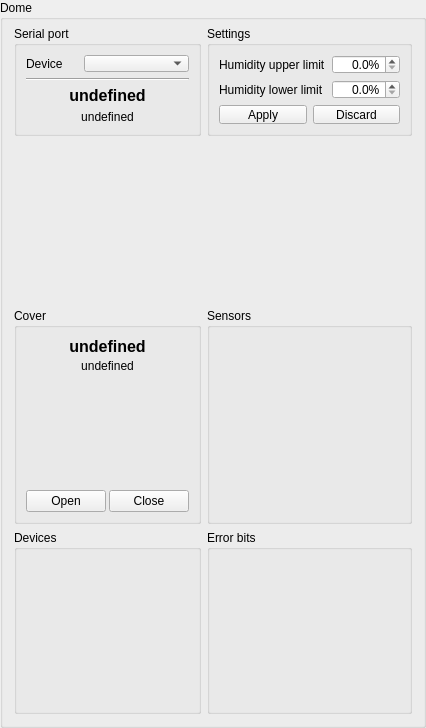
<?xml version="1.0" encoding="UTF-8"?>
<ui version="4.0">
 <class>QDome</class>
 <widget class="QGroupBox" name="QDome">
  <property name="geometry">
   <rect>
    <x>0</x>
    <y>0</y>
    <width>383</width>
    <height>712</height>
   </rect>
  </property>
  <property name="windowTitle">
   <string>Dome</string>
  </property>
  <property name="title">
   <string>Dome</string>
  </property>
  <layout class="QGridLayout" name="gridLayout_2">
   <property name="topMargin">
    <number>0</number>
   </property>
   <item row="7" column="0">
    <widget class="QGroupBox" name="gb_devices">
     <property name="minimumSize">
      <size>
       <width>0</width>
       <height>184</height>
      </size>
     </property>
     <property name="title">
      <string>Devices</string>
     </property>
     <layout class="QVBoxLayout" name="verticalLayout_3">
      <property name="spacing">
       <number>3</number>
      </property>
      <item>
       <widget class="QControlLine" name="cl_lens_heating" native="true">
        <property name="minimumSize">
         <size>
          <width>0</width>
          <height>20</height>
         </size>
        </property>
       </widget>
      </item>
      <item>
       <widget class="QControlLine" name="cl_camera_heating" native="true">
        <property name="minimumSize">
         <size>
          <width>0</width>
          <height>20</height>
         </size>
        </property>
       </widget>
      </item>
      <item>
       <widget class="QControlLine" name="cl_fan" native="true">
        <property name="minimumSize">
         <size>
          <width>0</width>
          <height>20</height>
         </size>
        </property>
       </widget>
      </item>
      <item>
       <widget class="QControlLine" name="cl_ii" native="true">
        <property name="minimumSize">
         <size>
          <width>0</width>
          <height>20</height>
         </size>
        </property>
       </widget>
      </item>
     </layout>
    </widget>
   </item>
   <item row="4" column="0" colspan="2">
    <widget class="QDomeWidget" name="picture" native="true">
     <property name="sizePolicy">
      <sizepolicy hsizetype="Preferred" vsizetype="Expanding">
       <horstretch>0</horstretch>
       <verstretch>100</verstretch>
      </sizepolicy>
     </property>
     <property name="minimumSize">
      <size>
       <width>0</width>
       <height>160</height>
      </size>
     </property>
     <property name="maximumSize">
      <size>
       <width>16777215</width>
       <height>200</height>
      </size>
     </property>
    </widget>
   </item>
   <item row="7" column="1">
    <widget class="QGroupBox" name="gb_errors">
     <property name="minimumSize">
      <size>
       <width>0</width>
       <height>184</height>
      </size>
     </property>
     <property name="title">
      <string>Error bits</string>
     </property>
     <layout class="QVBoxLayout" name="verticalLayout_2">
      <property name="spacing">
       <number>3</number>
      </property>
      <item>
       <widget class="QBooleanLine" name="bl_error_t_lens" native="true">
        <property name="minimumSize">
         <size>
          <width>0</width>
          <height>16</height>
         </size>
        </property>
        <property name="maximumSize">
         <size>
          <width>16777215</width>
          <height>16</height>
         </size>
        </property>
       </widget>
      </item>
      <item>
       <widget class="QBooleanLine" name="bl_error_t_SHT31" native="true">
        <property name="minimumSize">
         <size>
          <width>0</width>
          <height>16</height>
         </size>
        </property>
        <property name="maximumSize">
         <size>
          <width>16777215</width>
          <height>16</height>
         </size>
        </property>
       </widget>
      </item>
      <item>
       <widget class="QBooleanLine" name="bl_error_light" native="true">
        <property name="minimumSize">
         <size>
          <width>0</width>
          <height>16</height>
         </size>
        </property>
        <property name="maximumSize">
         <size>
          <width>16777215</width>
          <height>16</height>
         </size>
        </property>
       </widget>
      </item>
      <item>
       <widget class="QBooleanLine" name="bl_error_watchdog" native="true">
        <property name="minimumSize">
         <size>
          <width>0</width>
          <height>16</height>
         </size>
        </property>
        <property name="maximumSize">
         <size>
          <width>16777215</width>
          <height>16</height>
         </size>
        </property>
       </widget>
      </item>
      <item>
       <widget class="QBooleanLine" name="bl_error_brownout" native="true">
        <property name="minimumSize">
         <size>
          <width>0</width>
          <height>16</height>
         </size>
        </property>
        <property name="maximumSize">
         <size>
          <width>16777215</width>
          <height>16</height>
         </size>
        </property>
       </widget>
      </item>
      <item>
       <widget class="QBooleanLine" name="bl_error_master" native="true">
        <property name="minimumSize">
         <size>
          <width>0</width>
          <height>16</height>
         </size>
        </property>
        <property name="maximumSize">
         <size>
          <width>16777215</width>
          <height>16</height>
         </size>
        </property>
       </widget>
      </item>
      <item>
       <widget class="QBooleanLine" name="bl_error_t_CPU" native="true">
        <property name="minimumSize">
         <size>
          <width>0</width>
          <height>16</height>
         </size>
        </property>
        <property name="maximumSize">
         <size>
          <width>16777215</width>
          <height>16</height>
         </size>
        </property>
       </widget>
      </item>
      <item>
       <widget class="QBooleanLine" name="bl_error_rain" native="true">
        <property name="minimumSize">
         <size>
          <width>0</width>
          <height>16</height>
         </size>
        </property>
        <property name="maximumSize">
         <size>
          <width>16777215</width>
          <height>16</height>
         </size>
        </property>
       </widget>
      </item>
     </layout>
    </widget>
   </item>
   <item row="6" column="0">
    <widget class="QGroupBox" name="gb_cover">
     <property name="sizePolicy">
      <sizepolicy hsizetype="Preferred" vsizetype="Preferred">
       <horstretch>0</horstretch>
       <verstretch>0</verstretch>
      </sizepolicy>
     </property>
     <property name="title">
      <string>Cover</string>
     </property>
     <layout class="QVBoxLayout" name="verticalLayout_5">
      <property name="spacing">
       <number>3</number>
      </property>
      <property name="sizeConstraint">
       <enum>QLayout::SetMaximumSize</enum>
      </property>
      <item>
       <widget class="QLabel" name="lb_cover_state">
        <property name="font">
         <font>
          <pointsize>12</pointsize>
          <weight>75</weight>
          <italic>false</italic>
          <bold>true</bold>
          <kerning>true</kerning>
         </font>
        </property>
        <property name="text">
         <string>undefined</string>
        </property>
        <property name="alignment">
         <set>Qt::AlignCenter</set>
        </property>
       </widget>
      </item>
      <item>
       <widget class="QLabel" name="lb_cover_comment">
        <property name="text">
         <string>undefined</string>
        </property>
        <property name="alignment">
         <set>Qt::AlignCenter</set>
        </property>
       </widget>
      </item>
      <item>
       <widget class="QBooleanLine" name="bl_servo_moving" native="true">
        <property name="minimumSize">
         <size>
          <width>0</width>
          <height>16</height>
         </size>
        </property>
       </widget>
      </item>
      <item>
       <widget class="QBooleanLine" name="bl_servo_direction" native="true">
        <property name="minimumSize">
         <size>
          <width>0</width>
          <height>16</height>
         </size>
        </property>
       </widget>
      </item>
      <item>
       <widget class="QBooleanLine" name="bl_open_dome_sensor" native="true">
        <property name="minimumSize">
         <size>
          <width>0</width>
          <height>16</height>
         </size>
        </property>
       </widget>
      </item>
      <item>
       <widget class="QBooleanLine" name="bl_closed_dome_sensor" native="true">
        <property name="minimumSize">
         <size>
          <width>0</width>
          <height>16</height>
         </size>
        </property>
       </widget>
      </item>
      <item>
       <widget class="QBooleanLine" name="bl_safety" native="true">
        <property name="minimumSize">
         <size>
          <width>0</width>
          <height>16</height>
         </size>
        </property>
       </widget>
      </item>
      <item>
       <widget class="QBooleanLine" name="bl_servo_blocked" native="true">
        <property name="minimumSize">
         <size>
          <width>0</width>
          <height>16</height>
         </size>
        </property>
       </widget>
      </item>
      <item>
       <layout class="QHBoxLayout" name="hl_openclose">
        <item>
         <widget class="QPushButton" name="bt_cover_open">
          <property name="text">
           <string>Open</string>
          </property>
         </widget>
        </item>
        <item>
         <widget class="QPushButton" name="bt_cover_close">
          <property name="text">
           <string>Close</string>
          </property>
         </widget>
        </item>
       </layout>
      </item>
     </layout>
    </widget>
   </item>
   <item row="6" column="1">
    <widget class="QGroupBox" name="gb_sensors">
     <property name="sizePolicy">
      <sizepolicy hsizetype="Preferred" vsizetype="Preferred">
       <horstretch>0</horstretch>
       <verstretch>0</verstretch>
      </sizepolicy>
     </property>
     <property name="minimumSize">
      <size>
       <width>0</width>
       <height>200</height>
      </size>
     </property>
     <property name="title">
      <string>Sensors</string>
     </property>
     <layout class="QVBoxLayout" name="verticalLayout">
      <property name="spacing">
       <number>3</number>
      </property>
      <item>
       <widget class="QFloatLine" name="fl_time_alive" native="true">
        <property name="sizePolicy">
         <sizepolicy hsizetype="Preferred" vsizetype="Fixed">
          <horstretch>0</horstretch>
          <verstretch>0</verstretch>
         </sizepolicy>
        </property>
        <property name="minimumSize">
         <size>
          <width>0</width>
          <height>16</height>
         </size>
        </property>
       </widget>
      </item>
      <item>
       <widget class="QFloatLine" name="fl_t_lens" native="true">
        <property name="minimumSize">
         <size>
          <width>0</width>
          <height>16</height>
         </size>
        </property>
       </widget>
      </item>
      <item>
       <widget class="QFloatLine" name="fl_t_CPU" native="true">
        <property name="minimumSize">
         <size>
          <width>0</width>
          <height>16</height>
         </size>
        </property>
       </widget>
      </item>
      <item>
       <widget class="QFloatLine" name="fl_t_SHT31" native="true">
        <property name="minimumSize">
         <size>
          <width>0</width>
          <height>16</height>
         </size>
        </property>
       </widget>
      </item>
      <item>
       <widget class="QFloatLine" name="fl_h_SHT31" native="true">
        <property name="minimumSize">
         <size>
          <width>0</width>
          <height>16</height>
         </size>
        </property>
       </widget>
      </item>
      <item>
       <widget class="QBooleanLine" name="bl_rain_sensor" native="true">
        <property name="minimumSize">
         <size>
          <width>0</width>
          <height>16</height>
         </size>
        </property>
       </widget>
      </item>
      <item>
       <widget class="QBooleanLine" name="bl_light_sensor" native="true">
        <property name="minimumSize">
         <size>
          <width>0</width>
          <height>16</height>
         </size>
        </property>
       </widget>
      </item>
      <item>
       <widget class="QBooleanLine" name="bl_master_power" native="true">
        <property name="minimumSize">
         <size>
          <width>0</width>
          <height>16</height>
         </size>
        </property>
       </widget>
      </item>
     </layout>
    </widget>
   </item>
   <item row="1" column="0">
    <widget class="QGroupBox" name="gb_serial_port">
     <property name="minimumSize">
      <size>
       <width>0</width>
       <height>110</height>
      </size>
     </property>
     <property name="maximumSize">
      <size>
       <width>16777215</width>
       <height>110</height>
      </size>
     </property>
     <property name="title">
      <string>Serial port</string>
     </property>
     <layout class="QGridLayout" name="gridLayout">
      <item row="0" column="1">
       <widget class="QComboBox" name="co_serial_ports">
        <property name="sizePolicy">
         <sizepolicy hsizetype="Preferred" vsizetype="Fixed">
          <horstretch>2</horstretch>
          <verstretch>0</verstretch>
         </sizepolicy>
        </property>
        <property name="contextMenuPolicy">
         <enum>Qt::PreventContextMenu</enum>
        </property>
        <property name="placeholderText">
         <string>not selected</string>
        </property>
       </widget>
      </item>
      <item row="2" column="0" colspan="2">
       <widget class="QLabel" name="lb_serial_port_state">
        <property name="font">
         <font>
          <pointsize>12</pointsize>
          <weight>75</weight>
          <bold>true</bold>
          <kerning>true</kerning>
         </font>
        </property>
        <property name="text">
         <string>undefined</string>
        </property>
        <property name="alignment">
         <set>Qt::AlignCenter</set>
        </property>
       </widget>
      </item>
      <item row="3" column="0" colspan="2">
       <widget class="QLabel" name="lb_serial_data_state">
        <property name="text">
         <string>undefined</string>
        </property>
        <property name="alignment">
         <set>Qt::AlignCenter</set>
        </property>
       </widget>
      </item>
      <item row="0" column="0">
       <widget class="QLabel" name="lx_serial_port_device">
        <property name="sizePolicy">
         <sizepolicy hsizetype="Preferred" vsizetype="Preferred">
          <horstretch>1</horstretch>
          <verstretch>0</verstretch>
         </sizepolicy>
        </property>
        <property name="text">
         <string>Device</string>
        </property>
       </widget>
      </item>
      <item row="1" column="0" colspan="2">
       <widget class="Line" name="line">
        <property name="orientation">
         <enum>Qt::Horizontal</enum>
        </property>
       </widget>
      </item>
     </layout>
    </widget>
   </item>
   <item row="0" column="0">
    <widget class="QWidget" name="widget" native="true">
     <property name="sizePolicy">
      <sizepolicy hsizetype="Preferred" vsizetype="Fixed">
       <horstretch>0</horstretch>
       <verstretch>0</verstretch>
      </sizepolicy>
     </property>
     <layout class="QHBoxLayout" name="horizontalLayout">
      <property name="leftMargin">
       <number>0</number>
      </property>
      <property name="topMargin">
       <number>0</number>
      </property>
      <property name="rightMargin">
       <number>0</number>
      </property>
      <property name="bottomMargin">
       <number>0</number>
      </property>
     </layout>
    </widget>
   </item>
   <item row="1" column="1">
    <widget class="QGroupBox" name="group_settings">
     <property name="minimumSize">
      <size>
       <width>0</width>
       <height>110</height>
      </size>
     </property>
     <property name="maximumSize">
      <size>
       <width>16777215</width>
       <height>110</height>
      </size>
     </property>
     <property name="title">
      <string>Settings</string>
     </property>
     <layout class="QGridLayout" name="gridLayout_3">
      <item row="1" column="0">
       <widget class="QLabel" name="lx_humidity_upper">
        <property name="text">
         <string>Humidity upper limit</string>
        </property>
       </widget>
      </item>
      <item row="1" column="1">
       <widget class="QDoubleSpinBox" name="dsb_humidity_limit_upper">
        <property name="maximumSize">
         <size>
          <width>80</width>
          <height>16777215</height>
         </size>
        </property>
        <property name="toolTip">
         <string>close if humidity exceeds this level</string>
        </property>
        <property name="alignment">
         <set>Qt::AlignRight|Qt::AlignTrailing|Qt::AlignVCenter</set>
        </property>
        <property name="showGroupSeparator" stdset="0">
         <bool>true</bool>
        </property>
        <property name="suffix">
         <string>%</string>
        </property>
        <property name="decimals">
         <number>1</number>
        </property>
        <property name="minimum">
         <double>0.000000000000000</double>
        </property>
        <property name="maximum">
         <double>100.000000000000000</double>
        </property>
        <property name="singleStep">
         <double>1.000000000000000</double>
        </property>
       </widget>
      </item>
      <item row="3" column="0" colspan="2">
       <layout class="QHBoxLayout" name="horizontalLayout_2">
        <item>
         <widget class="QPushButton" name="bt_apply">
          <property name="text">
           <string>Apply</string>
          </property>
         </widget>
        </item>
        <item>
         <widget class="QPushButton" name="bt_discard">
          <property name="text">
           <string>Discard</string>
          </property>
         </widget>
        </item>
       </layout>
      </item>
      <item row="2" column="1">
       <widget class="QDoubleSpinBox" name="dsb_humidity_limit_lower">
        <property name="maximumSize">
         <size>
          <width>80</width>
          <height>16777215</height>
         </size>
        </property>
        <property name="toolTip">
         <string>open only if humidity is below this level</string>
        </property>
        <property name="alignment">
         <set>Qt::AlignRight|Qt::AlignTrailing|Qt::AlignVCenter</set>
        </property>
        <property name="showGroupSeparator" stdset="0">
         <bool>true</bool>
        </property>
        <property name="suffix">
         <string>%</string>
        </property>
        <property name="decimals">
         <number>1</number>
        </property>
        <property name="minimum">
         <double>0.000000000000000</double>
        </property>
        <property name="maximum">
         <double>100.000000000000000</double>
        </property>
        <property name="singleStep">
         <double>1.000000000000000</double>
        </property>
       </widget>
      </item>
      <item row="2" column="0">
       <widget class="QLabel" name="lx_humidity_lower">
        <property name="text">
         <string>Humidity lower limit</string>
        </property>
       </widget>
      </item>
     </layout>
    </widget>
   </item>
  </layout>
 </widget>
 <customwidgets>
  <customwidget>
   <class>QFloatLine</class>
   <extends>QWidget</extends>
   <header>widgets/lines/qfloatline.h</header>
   <container>1</container>
  </customwidget>
  <customwidget>
   <class>QBooleanLine</class>
   <extends>QWidget</extends>
   <header>widgets/lines/qbooleanline.h</header>
   <container>1</container>
  </customwidget>
  <customwidget>
   <class>QControlLine</class>
   <extends>QWidget</extends>
   <header>widgets/lines/qcontrolline.h</header>
   <container>1</container>
  </customwidget>
  <customwidget>
   <class>QDomeWidget</class>
   <extends>QWidget</extends>
   <header>widgets/qdomewidget.h</header>
   <container>1</container>
  </customwidget>
 </customwidgets>
 <resources/>
 <connections/>
</ui>
